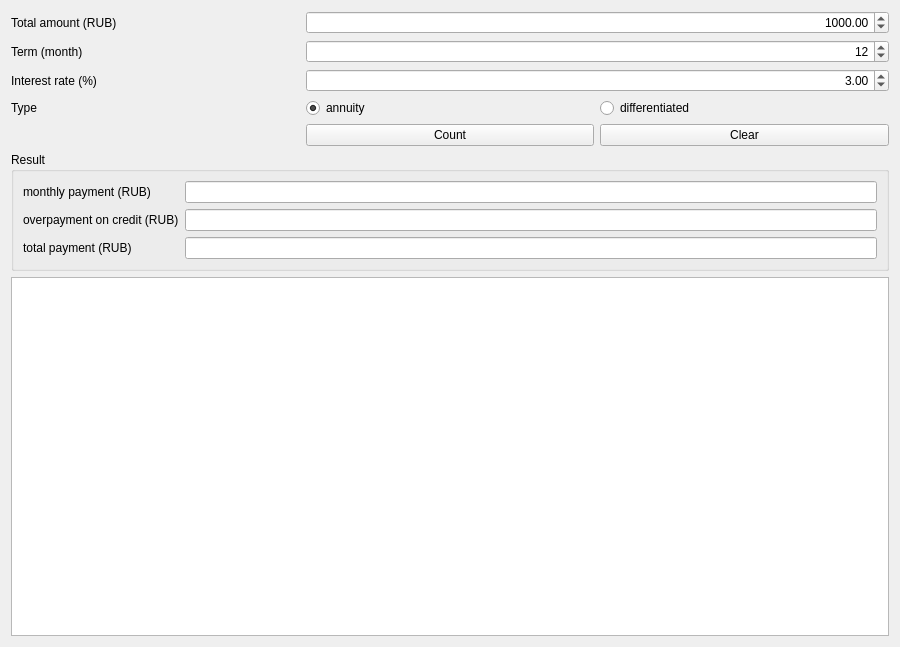
<?xml version="1.0" encoding="UTF-8"?>
<ui version="4.0">
 <class>CreditCalc</class>
 <widget class="QWidget" name="CreditCalc">
  <property name="geometry">
   <rect>
    <x>0</x>
    <y>0</y>
    <width>900</width>
    <height>647</height>
   </rect>
  </property>
  <property name="windowTitle">
   <string>Form</string>
  </property>
  <layout class="QGridLayout" name="gridLayout">
   <item row="0" column="0">
    <widget class="QLabel" name="label_3">
     <property name="text">
      <string>Total amount (RUB)</string>
     </property>
    </widget>
   </item>
   <item row="0" column="1" colspan="2">
    <widget class="QDoubleSpinBox" name="totalAmount">
     <property name="alignment">
      <set>Qt::AlignRight|Qt::AlignTrailing|Qt::AlignVCenter</set>
     </property>
     <property name="decimals">
      <number>2</number>
     </property>
     <property name="maximum">
      <double>1000000000000000.000000000000000</double>
     </property>
     <property name="singleStep">
      <double>10000.000000000000000</double>
     </property>
     <property name="value">
      <double>1000.000000000000000</double>
     </property>
    </widget>
   </item>
   <item row="1" column="0">
    <widget class="QLabel" name="label_10">
     <property name="text">
      <string>Term (month)</string>
     </property>
    </widget>
   </item>
   <item row="1" column="1" colspan="2">
    <widget class="QSpinBox" name="term">
     <property name="alignment">
      <set>Qt::AlignRight|Qt::AlignTrailing|Qt::AlignVCenter</set>
     </property>
     <property name="maximum">
      <number>1000</number>
     </property>
     <property name="value">
      <number>12</number>
     </property>
    </widget>
   </item>
   <item row="2" column="0">
    <widget class="QLabel" name="label_4">
     <property name="text">
      <string>Interest rate (%)</string>
     </property>
    </widget>
   </item>
   <item row="2" column="1" colspan="2">
    <widget class="QDoubleSpinBox" name="interestRate">
     <property name="alignment">
      <set>Qt::AlignRight|Qt::AlignTrailing|Qt::AlignVCenter</set>
     </property>
     <property name="maximum">
      <double>1000.000000000000000</double>
     </property>
     <property name="value">
      <double>3.000000000000000</double>
     </property>
    </widget>
   </item>
   <item row="3" column="0">
    <widget class="QLabel" name="label_5">
     <property name="text">
      <string>Type</string>
     </property>
    </widget>
   </item>
   <item row="3" column="1">
    <widget class="QRadioButton" name="annuity">
     <property name="text">
      <string>annuity</string>
     </property>
     <property name="checkable">
      <bool>true</bool>
     </property>
     <property name="checked">
      <bool>true</bool>
     </property>
    </widget>
   </item>
   <item row="3" column="2">
    <widget class="QRadioButton" name="differentiated">
     <property name="text">
      <string>differentiated</string>
     </property>
    </widget>
   </item>
   <item row="4" column="1">
    <widget class="QPushButton" name="pushButton">
     <property name="text">
      <string>Count</string>
     </property>
    </widget>
   </item>
   <item row="4" column="2">
    <widget class="QPushButton" name="pushButton_2">
     <property name="text">
      <string>Clear</string>
     </property>
    </widget>
   </item>
   <item row="5" column="0" colspan="3">
    <widget class="QGroupBox" name="groupBox">
     <property name="title">
      <string>Result</string>
     </property>
     <layout class="QGridLayout" name="gridLayout_3">
      <item row="0" column="0">
       <widget class="QLabel" name="label_2">
        <property name="text">
         <string>monthly payment (RUB)</string>
        </property>
       </widget>
      </item>
      <item row="1" column="0">
       <widget class="QLabel" name="label_8">
        <property name="text">
         <string>overpayment on credit (RUB)</string>
        </property>
       </widget>
      </item>
      <item row="0" column="1">
       <widget class="QLineEdit" name="monthlyPayment">
        <property name="alignment">
         <set>Qt::AlignRight|Qt::AlignTrailing|Qt::AlignVCenter</set>
        </property>
        <property name="readOnly">
         <bool>true</bool>
        </property>
       </widget>
      </item>
      <item row="1" column="1">
       <widget class="QLineEdit" name="overpayment">
        <property name="alignment">
         <set>Qt::AlignRight|Qt::AlignTrailing|Qt::AlignVCenter</set>
        </property>
        <property name="readOnly">
         <bool>true</bool>
        </property>
       </widget>
      </item>
      <item row="2" column="1">
       <widget class="QLineEdit" name="totalPayment">
        <property name="alignment">
         <set>Qt::AlignRight|Qt::AlignTrailing|Qt::AlignVCenter</set>
        </property>
        <property name="readOnly">
         <bool>true</bool>
        </property>
       </widget>
      </item>
      <item row="2" column="0">
       <widget class="QLabel" name="label_9">
        <property name="text">
         <string>total payment (RUB)</string>
        </property>
       </widget>
      </item>
     </layout>
    </widget>
   </item>
   <item row="6" column="0" colspan="3">
    <widget class="QTextEdit" name="display"/>
   </item>
  </layout>
 </widget>
 <resources/>
 <connections/>
</ui>
